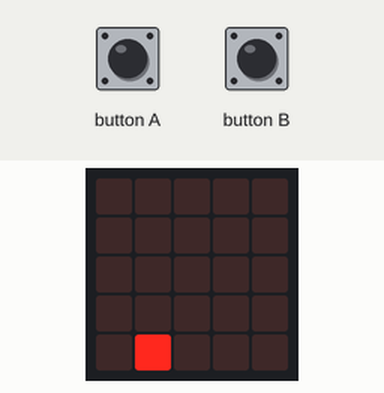
The program below on a simulated BBC micro:bit running MicroPython. Shown: the board's 5×5 LED display. Random numbers come from a fixed seed.

Above: at 0.04 s.
At 1.94 s:
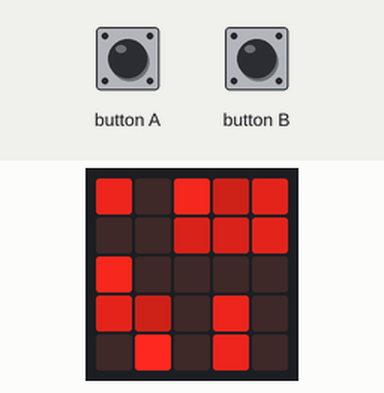
At 3.87 s:
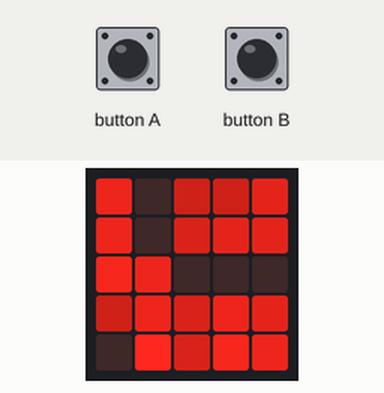
At 5.9 s:
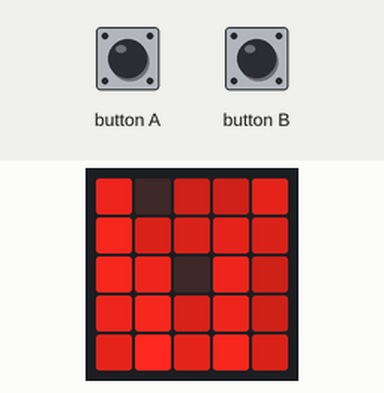
At 8.84 s:
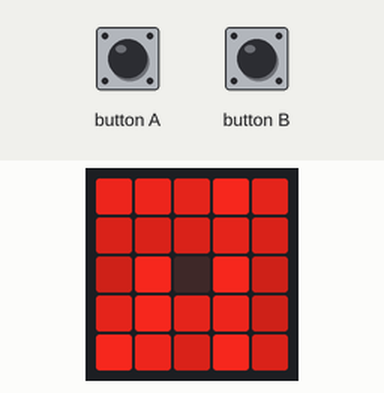
At 37.93 s:
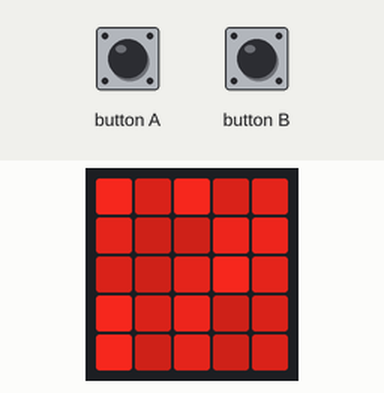

The program:

fonksiyonlar-main.py
```python
from microbit import *

"""def selamVer():
    display.scroll("Hi")

def sayiGoster():
    display.show(8)

while True:
    if (button_a.was_pressed()):
        selamVer()
    if (button_b.was_pressed()):
        sayiGoster()"""

#*******************************************************
#Hesap Makinesi

"""sayi=0
sonuc=0
islem=""

def Hesapla(sayiDegiskeni,islem):
    if (islem == "toplama"):
        sonuc=sayiDegiskeni+5
    elif (islem == "carpma"):
        sonuc = sayiDegiskeni*2

    display.clear()
    return (sonuc)

while True:
    if (button_a.was_pressed()):
        sayi += 1
        display.show(sayi)
    if (button_b.was_pressed()):
        sayi-=1
        display.show(sayi)
    if (accelerometer.was_gesture("left")):
        islem = "toplama"
        display.show(Image("00900:00900:99999:00900:00900"))
        sleep(500)
        display.scroll(Hesapla(sayi,islem))
    if (accelerometer.was_gesture("right")):
        islem = "carpma"
        display.show(Image("90009:09090:00900:09090:90009"))
        sleep(500)
        display.scroll(Hesapla(sayi,islem))"""

#*******************************************************
#Konfeti
import random

brightness=9
startTime=running_time()

while True:
    display.set_pixel(random.randint(0,4),random.randint(0,4),brightness)
    time = running_time()-startTime
    if (time>400):
        startTime=running_time()
        brightness=9
    if (brightness>0):
        brightness-=1
    sleep(90)
```
